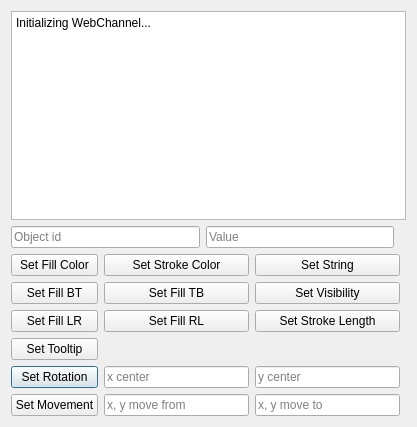
<?xml version="1.0" encoding="UTF-8"?>
<ui version="4.0">
 <class>Dialog</class>
 <widget class="QDialog" name="Dialog">
  <property name="geometry">
   <rect>
    <x>0</x>
    <y>0</y>
    <width>417</width>
    <height>427</height>
   </rect>
  </property>
  <property name="windowTitle">
   <string>Dialog</string>
  </property>
  <layout class="QGridLayout" name="gridLayout">
   <item row="2" column="0" colspan="3">
    <layout class="QGridLayout" name="gridLayout_2">
     <item row="4" column="1">
      <widget class="QLineEdit" name="rotationcenterx">
       <property name="placeholderText">
        <string>x center</string>
       </property>
      </widget>
     </item>
     <item row="4" column="0">
      <widget class="QPushButton" name="setrotation">
       <property name="text">
        <string>Set Rotation</string>
       </property>
      </widget>
     </item>
     <item row="1" column="0">
      <widget class="QPushButton" name="setfillBT">
       <property name="text">
        <string>Set Fill BT</string>
       </property>
      </widget>
     </item>
     <item row="0" column="2">
      <widget class="QPushButton" name="setstring">
       <property name="text">
        <string>Set String</string>
       </property>
      </widget>
     </item>
     <item row="0" column="0">
      <widget class="QPushButton" name="setfillcolor">
       <property name="text">
        <string>Set Fill Color</string>
       </property>
      </widget>
     </item>
     <item row="0" column="1">
      <widget class="QPushButton" name="setstrokecolor">
       <property name="text">
        <string>Set Stroke Color</string>
       </property>
      </widget>
     </item>
     <item row="1" column="1">
      <widget class="QPushButton" name="setfillTB">
       <property name="text">
        <string>Set Fill TB</string>
       </property>
      </widget>
     </item>
     <item row="2" column="0">
      <widget class="QPushButton" name="setfillLR">
       <property name="text">
        <string>Set Fill LR</string>
       </property>
      </widget>
     </item>
     <item row="2" column="1">
      <widget class="QPushButton" name="setfillRL">
       <property name="text">
        <string>Set Fill RL</string>
       </property>
      </widget>
     </item>
     <item row="5" column="0">
      <widget class="QPushButton" name="setmovement">
       <property name="text">
        <string>Set Movement</string>
       </property>
      </widget>
     </item>
     <item row="1" column="2">
      <widget class="QPushButton" name="setvisibility">
       <property name="text">
        <string>Set Visibility</string>
       </property>
      </widget>
     </item>
     <item row="4" column="2">
      <widget class="QLineEdit" name="rotationcentery">
       <property name="placeholderText">
        <string>y center</string>
       </property>
      </widget>
     </item>
     <item row="2" column="2">
      <widget class="QPushButton" name="strokelength">
       <property name="text">
        <string>Set Stroke Length</string>
       </property>
      </widget>
     </item>
     <item row="5" column="1">
      <widget class="QLineEdit" name="movefrom">
       <property name="placeholderText">
        <string>x, y move from</string>
       </property>
      </widget>
     </item>
     <item row="5" column="2">
      <widget class="QLineEdit" name="moveto">
       <property name="placeholderText">
        <string>x, y move to</string>
       </property>
      </widget>
     </item>
     <item row="3" column="0">
      <widget class="QPushButton" name="pushButton">
       <property name="text">
        <string>Set Tooltip</string>
       </property>
      </widget>
     </item>
    </layout>
   </item>
   <item row="0" column="0" colspan="4">
    <widget class="QPlainTextEdit" name="output">
     <property name="readOnly">
      <bool>true</bool>
     </property>
     <property name="plainText">
      <string notr="true">Initializing WebChannel...</string>
     </property>
     <property name="backgroundVisible">
      <bool>false</bool>
     </property>
    </widget>
   </item>
   <item row="1" column="0">
    <widget class="QLineEdit" name="object">
     <property name="placeholderText">
      <string>Object id</string>
     </property>
    </widget>
   </item>
   <item row="1" column="1">
    <widget class="QLineEdit" name="value">
     <property name="placeholderText">
      <string>Value</string>
     </property>
    </widget>
   </item>
  </layout>
 </widget>
 <resources/>
 <connections/>
</ui>
